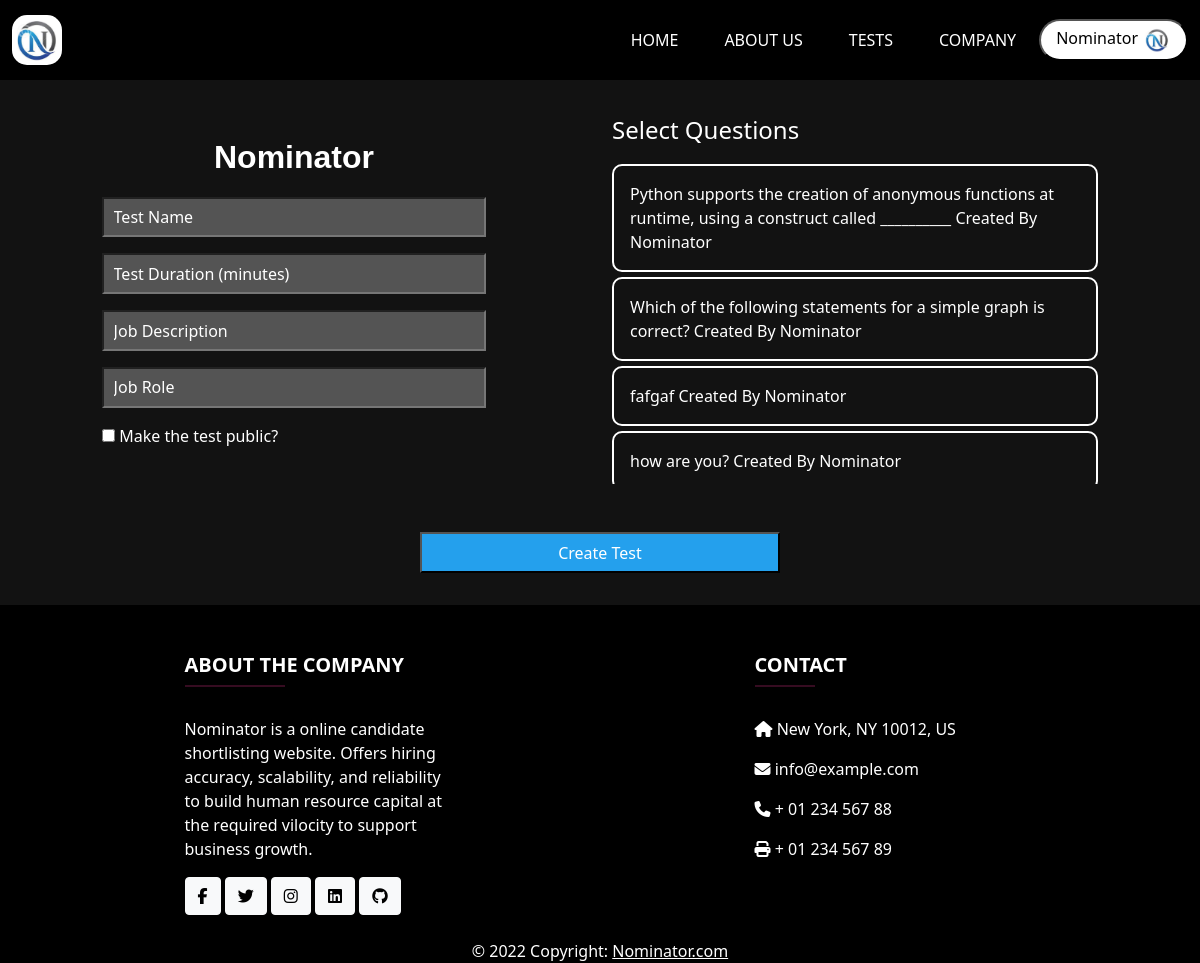
The page /create-test/1 (signed in) on the database its author committed.
### models.py (models this page shows, shortened)
class Company(db.Model, UserMixin):
    username = db.Column(db.String(100), primary_key=True)
    email = db.Column(db.String(100), unique=True, nullable=False)
    password = db.Column(db.String(100), unique=True, nullable=False)
    company_name = db.Column(db.String(100), unique=True, nullable=False)
    website = db.Column(db.String(100), unique=True, nullable=False)
    desc = db.Column(db.String(10000), nullable=False)
    founder = db.Column(db.String(100), nullable=False)
    founded_on = db.Column(db.DateTime, nullable=False)
    company_logo = db.Column(db.String(200) , nullable = False)
    questions = db.relationship('TechnicalQuestion', backref='company', lazy=True)
    tests = db.relationship('TechnicalTest' , backref='company', lazy=True)

class TechnicalQuestion(db.Model):
    id = db.Column(db.Integer, primary_key=True)
    question = db.Column(db.String(2000), nullable=False)
    category = db.Column(db.String(500), nullable=False)
    owner_company = db.Column(db.String(100), db.ForeignKey("company.username"))
    difficulty = db.Column(db.Enum(Difficulty))
    option1 = db.Column(db.String(2000), nullable=False)
    option2 = db.Column(db.String(2000), nullable=False)
    option3 = db.Column(db.String(2000), nullable=False)
    correctoption = db.Column(db.String(2000), nullable=False)
    is_public = db.Column(db.Boolean, nullable=False)

### views.py (the view, shortened to what this page needs)
@app.route('/create-test/<test_id>', defaults = {'test_id': None} , methods=['GET', 'POST'])
@login_required
def create_test(test_id):
    if not test_id:
        company = Company.query.filter_by(username=current_user.username).first()
        public_question = TechnicalQuestion.query.filter_by(is_public=True , owner_company=current_user.username).all()
    return render_template ('createtest.html',company=company, public_question=public_question)

### app.py (called while the page is built)
@login_manager.user_loader
def load_user(username):
    user = Company.query.filter_by(username=username).first()
    if not user:
        user = Candidate.query.filter_by(username=username).first()
    return user

### templates/createtest.html (shortened to what this page needs)
{% extends 'base.html' %}
{% block css %}
<link rel="stylesheet" href="{{url_for('static', filename='css/createTest.css')}}">
{% endblock %}
{% block body %}
<div>
  <form class="create-test-form" method="POST" enctype="multipart/form-data">
    <div class="row create-test-row">
      <div class="col-lg-4 col-md-5 col-sm-10 col-10 create-test">
        <div class="txt-wel">{{company.username}} </div>
        <input type="text" class="input is-large" name="Testname" placeholder="Test Name" autofocus="" required>
        <input type="number" class="input is-large" name="duration" placeholder="Test Duration (minutes)" autofocus="" required>
        <input type="text" class="input is-large" name="job_description" placeholder="Job Description" autofocus="" required>
        <input type="text" class="input is-large" name="job_role" placeholder="Job Role" autofocus="" required>
        <div style="width: 100%;">
          <input type="checkbox" name="ispublic"> Make the test public?
        </div>
      </div>
      <div class="col-lg-5 col-md-6 col-sm-10 col-10 question-list">
        <div class="text-select">Select Questions</div>
        <ul class="ul-question">
          {% for publicquestion in public_question %}
            <li  class="d-flex checkbox-question-add">
              <label class="select-question" for="{{publicquestion.id}}">{{publicquestion.question}} Created By {{ publicquestion.owner_company}}</label>
            </li>
          {% endfor %}
        </ul>
      </div>
    </div>
    <button type="submit" class="create-test-btn">Create Test</button>
  </form>
</div>
{% endblock %}

### templates/navbar.html (shortened to what this page needs)
{% block css %}
    <link rel="stylesheet" href="{{url_for('static', filename='css/navbar.css')}}">
{% endblock %}
<nav class="navbar sticky-top navbar-expand-md navbar-light bg-dark">
    <div class="container-fluid">
        <a href="/" class="navbar-brand">
            <img id="logo" src="{{url_for('static', filename='img/logo.png')}}" width="50" height="50" alt="CoolBrand">
        </a>
        <div class="collapse navbar-collapse" id="navbarCollapse">
            <div class="navbar-nav ms-auto">
                <a href="/" id="clickid1" class="nav-item nav-link">Home</a>
                <a href="/about" id="clickid2" class="nav-item nav-link">About Us</a>
                <a href="/tests" id="clickid3" class="nav-item nav-link">Tests</a>
                <a href="/company" id="clickid4" class="nav-item nav-link">Company</a>
                {% if current_user.is_authenticated %}
                {% if user_class == 'company' %}
                <div class="profile-div">
                    <button class="btn-profile nav-item" onclick="showDropdown()">
                        {{current_user.company_name}}<img src="/uploads/ProfilePic/{{ company_logo }}" class="pro-pic" alt="Profile Picture" >
                    </button>
                </div>
                {% endif %}
                {% endif %}
            </div>
        </div>
    </div>
</nav>

### static/css/createTest.css (style rules this page uses)
.txt-wel { font-size: 2rem; font-family: Arial, Helvetica, sans-serif; font-weight: bold; }
.text-select { font-size: 1.5rem; margin-top: 2rem; }
.create-test-form { display: flex; flex-direction: column; align-items: center; }
.create-test-row { display: flex; align-items: center; justify-content: space-evenly; }
.create-test { display: flex; flex-direction: column; justify-content: space-between; align-items: center; row-gap: 1rem; }
.question-list { display: flex; flex-direction: column; justify-content: center; row-gap: 1rem; }
.input { width: 100%; background-color: #545454; padding: 0.4rem 0.6rem; color: white; }
input::placeholder { color: white; opacity: 1; }
.ul-question { list-style: none; max-height: 40vh; overflow-y: scroll; padding: 0; }
.checkbox-question-add { border: 2px solid white; border-radius: 10px; margin-bottom: 0.3rem; }
.select-question { height: 100%; width: 100%; padding: 1rem; border-radius: 10px; cursor: pointer; }
.create-test-btn { width: 30%; background-color: #24a0ed; color: white; padding: 0.4rem 0; margin: 2rem 0; }

### static/css/navbar.css (style rules this page uses)
body { background-color: #121212; color: white; }
#logo { border-radius: 15px; }
.navbar { background-color: black !important; }
.nav-link { color: white !important; text-transform: uppercase; margin: 0 15px; display: inline-block; position: relative; }
.nav-link:after { content: ''; position: absolute; width: 100%; transform: scaleX(0); height: 3px; bottom: 0; left: 0; background-color: #d63384; transform-origin: bottom right; transition: transform 0.50s ease-out; }
.navbar-nav { align-items: center; margin: 1% 0; }
.pro-pic { width: 28px; height: 28px; margin-left: 5px; border-radius: 50%; }
.btn-profile { border-radius: 40px; background-color: white ; color: black; padding: 5px 15px; }

### rows shown on the page
Company: company_name "Nominator", company_logo (picture), username "Nominator"
TechnicalQuestion: question "Python supports the creation of anonymous functions at runtime, using a construct called __________", owner_company "Nominator"
TechnicalQuestion: question "Which of the following statements for a simple graph is correct?", owner_company "Nominator"
TechnicalQuestion: question "fafgaf", owner_company "Nominator"
TechnicalQuestion: question "how are you?", owner_company "Nominator"
